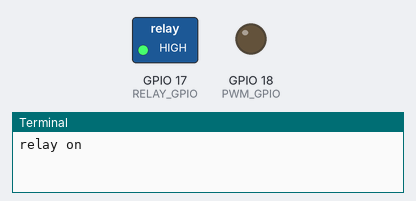
The program below on a simulated Raspberry Pi (BCM pin numbers). Shown: switched loads named in the program (green lamp = pin HIGH), output pins drawn as LEDs (lit = HIGH), the last lines printed to the terminal. At 16.4 s the program stops and its outputs stay as they are.

Above: at 0.1 s.
At 4.3 s:
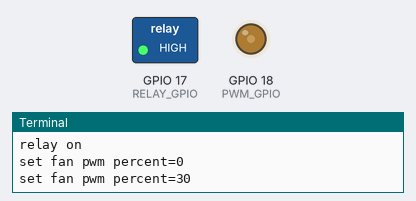
At 8.3 s:
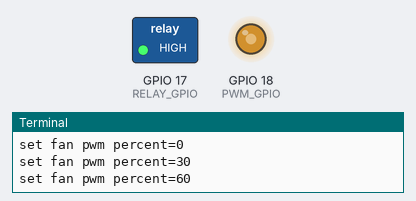
At 16.5 s:
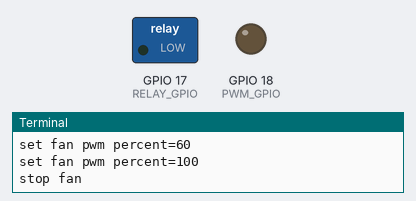
Timing chart, 0 to 17.9 s (numbered marks = the images above):
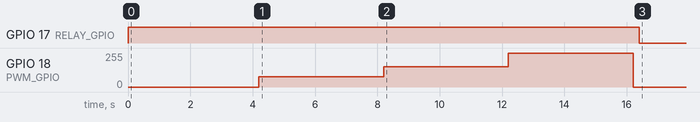

The program:

fan_pwm_test.py
```python
#!/usr/bin/env python3

import time

import RPi.GPIO as GPIO


RELAY_GPIO = 17
PWM_GPIO = 18
FG_FRONT_GPIO = 23
FG_REAR_GPIO = 24
PWM_FREQ_HZ = 25000


def main():
    GPIO.setwarnings(False)
    GPIO.setmode(GPIO.BCM)
    GPIO.setup(RELAY_GPIO, GPIO.OUT, initial=GPIO.LOW)
    GPIO.setup(PWM_GPIO, GPIO.OUT, initial=GPIO.LOW)
    GPIO.setup(FG_FRONT_GPIO, GPIO.IN, pull_up_down=GPIO.PUD_UP)
    GPIO.setup(FG_REAR_GPIO, GPIO.IN, pull_up_down=GPIO.PUD_UP)

    pwm = GPIO.PWM(PWM_GPIO, PWM_FREQ_HZ)
    pwm.start(0)

    print("relay on", flush=True)
    GPIO.output(RELAY_GPIO, GPIO.HIGH)
    time.sleep(0.2)

    for percent in (0, 30, 60, 100):
        print(f"set fan pwm percent={percent}", flush=True)
        pwm.ChangeDutyCycle(percent)
        time.sleep(4.0)

    print("stop fan", flush=True)
    pwm.ChangeDutyCycle(0)
    time.sleep(0.2)
    GPIO.output(RELAY_GPIO, GPIO.LOW)
    pwm.stop()
    GPIO.cleanup()


if __name__ == "__main__":
    main()
```

Measured:
- by itself, GPIO 17 (RELAY_GPIO): LOW → HIGH at 0.00 s, → LOW 16.4 s later
- by itself, GPIO 18 (PWM_GPIO): 0/255 → 77/255 at 4.2 s, → 153/255 4.0 s later, → 255/255 4.0 s later, → 0/255 4.0 s later
